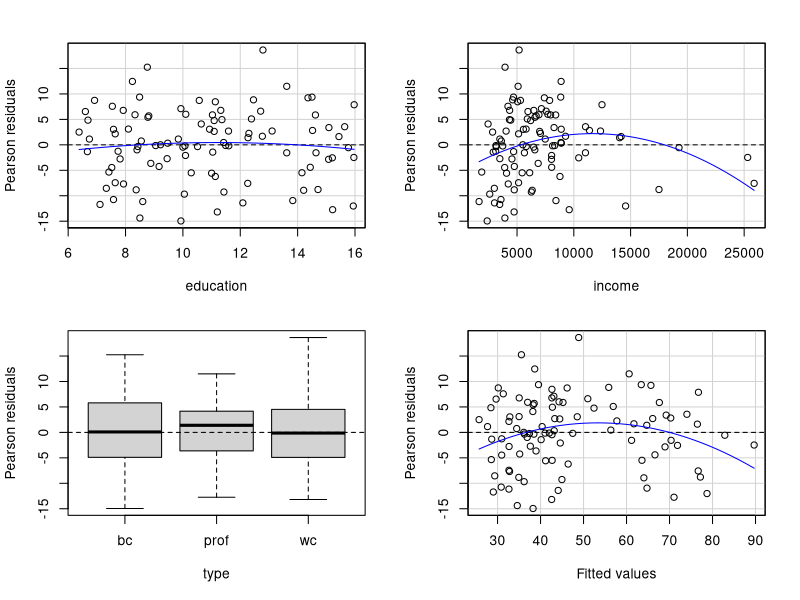
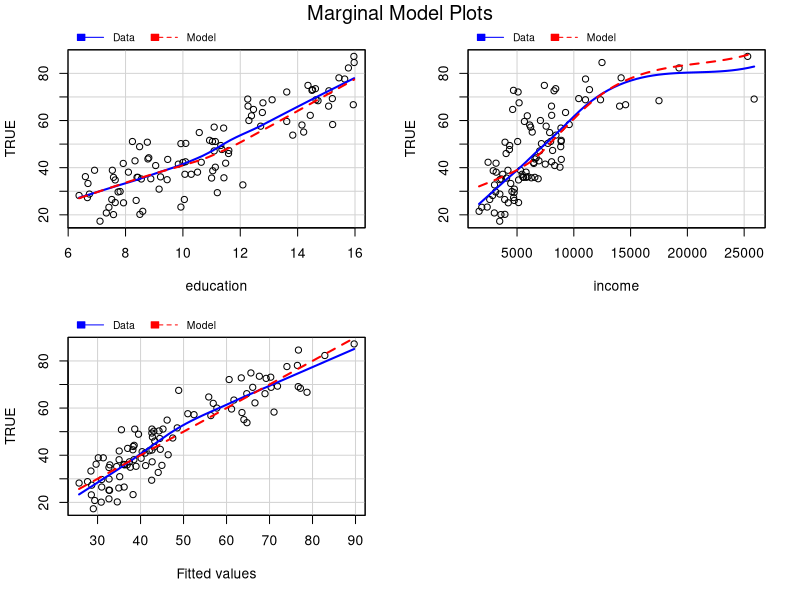
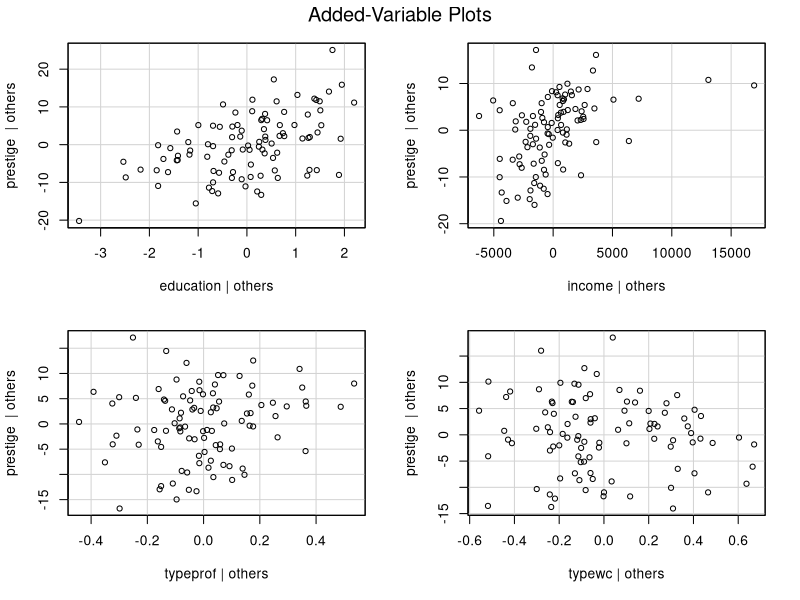
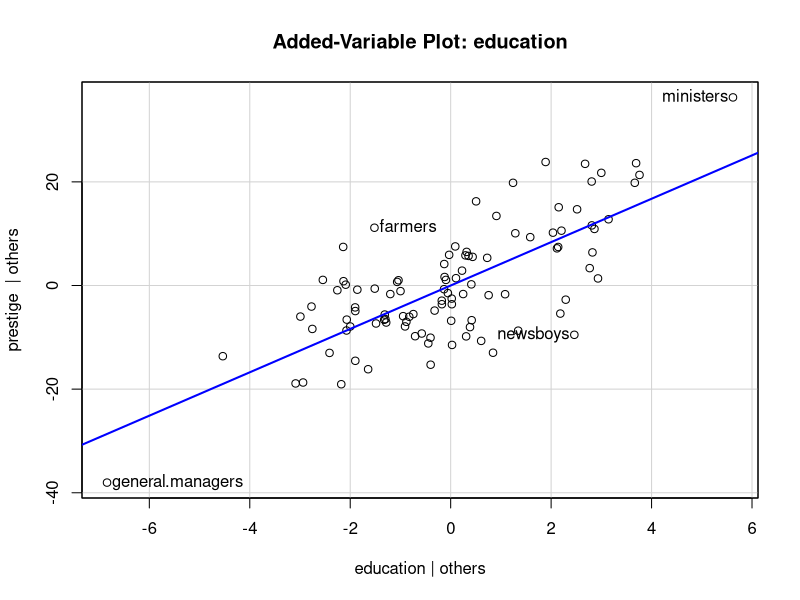
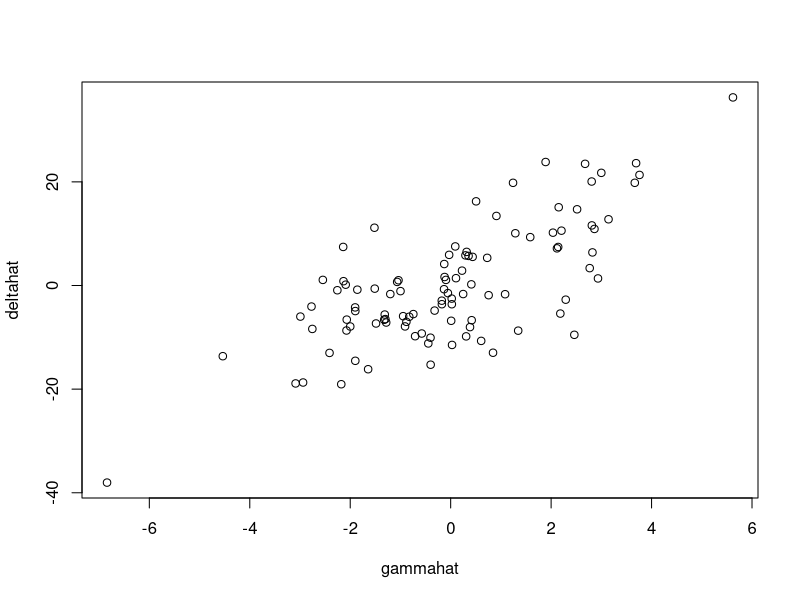
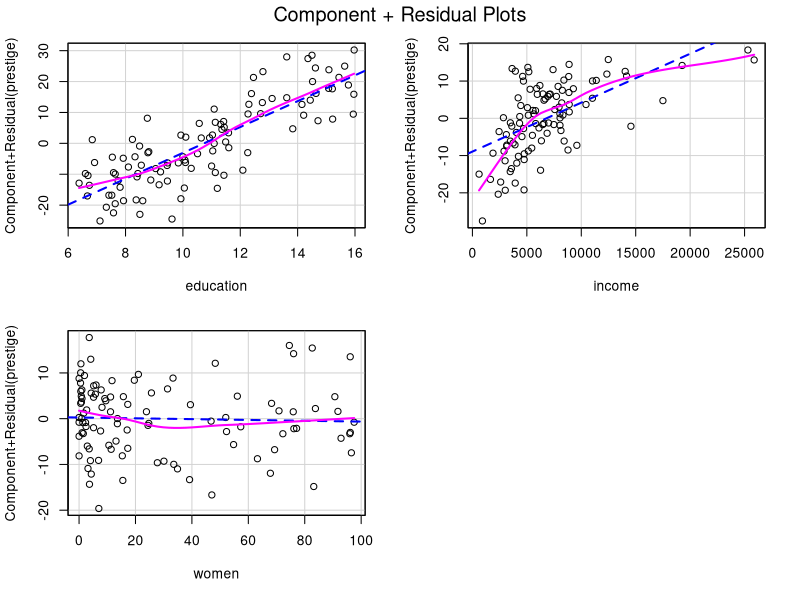
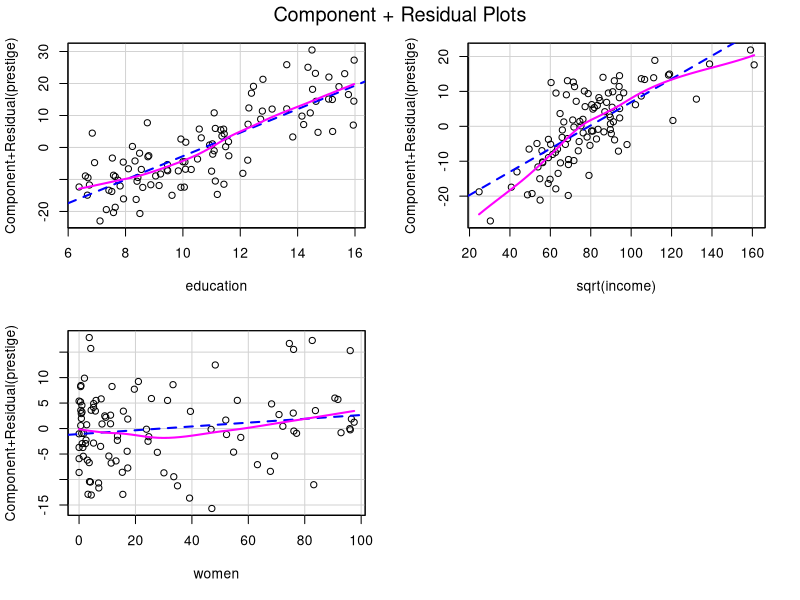
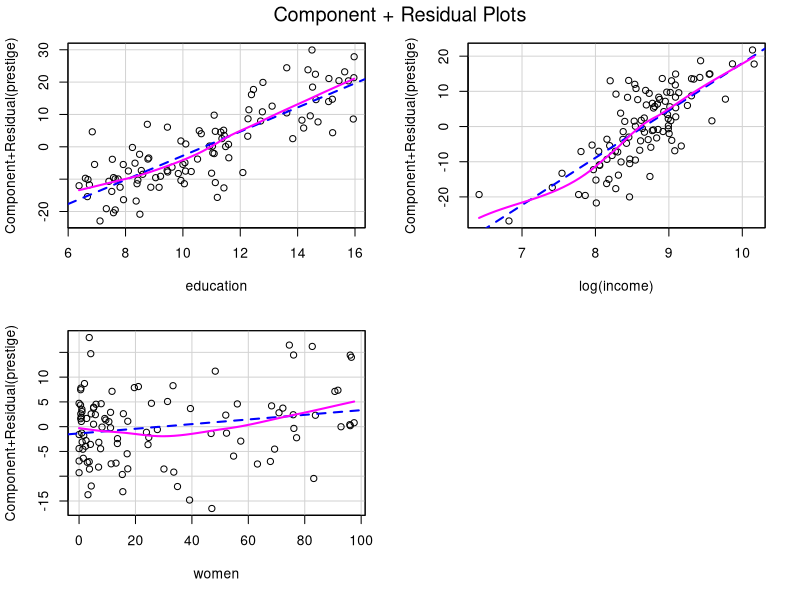

Source code (R) for these figures, in order:
#options(width = 45) #nice Word formatting at 20pts
options(digits = 5, scipen = 2, show.signif.stars = FALSE)

library(car)

# load data
data(Prestige, package = "carData")

# fit model
lmod = lm(prestige ~ education + income + type,
          data = Prestige)

# examine residual plots
residualPlots(lmod)

# mimic lof test for income
lmod.lofi = lm(prestige ~ education + income +
                 I(income^2) + type, data = Prestige)
# test statistic and p-value for I(income^2) are
# -2.89 and 0.0049, as expected
summary(lmod.lofi)

# mimic tukey's test
yhatall = predict(lmod, newdata = Prestige)
lmod.tukeytest = lm(prestige ~ education + income +
                    type + I(yhatall^2), data = Prestige)
summary(lmod.tukeytest)

# examine marginal model plot
marginalModelPlots(lmod)

# examine added variable plots
avPlots(lmod, col.lines = NULL, id = FALSE)

# fit slightly different model
lmod = lm(prestige ~ education + income + women, data = Prestige)

# av plot for education
deltahat = residuals(lm(prestige ~ income + women, data = Prestige))
gammahat = residuals(lm(education ~ income + women, data = Prestige))

avPlot(lmod, "education")
plot(deltahat ~ gammahat)


# examine component plus residual plots
crPlots(lmod)

lmod2 = lm(prestige ~ education + sqrt(income) + women, data = Prestige)
crPlots(lmod2)

lmod3 = lm(prestige ~ education + log(income) + women, data = Prestige)
crPlots(lmod3)

lmod4 = lm(prestige ~ education + log(income) +
             women + I(women^2), data = Prestige)
crPlots(lmod4, order = 2)

lmod5 = lm(prestige ~ education + log(income) +
             poly(women, 2), data = Prestige)
crPlots(lmod5)

# examine ceres plots
ceresPlots(lmod)

## Appendix

# generate random x-values
x = rnorm(50)
# generate polynomials of degree 5
xp = sapply(1:5, function(p) x^p)
# highly correlated
round(cor(xp), 3)
# center each polynomial
xpc = scale(xp, scale = FALSE)
# find the Q matrix of the QR decomposition
# of xpc
xpoly = qr.Q(qr(xpc))
# correlation between xpoly and the values
# generated by the poly function
round(cor(xpoly, poly(x, 5)), 3)

# the logistic function
x = seq(0.01, 0.99, len = 100)
plot(x, logit(x), type = "l", xlab = "probability")
